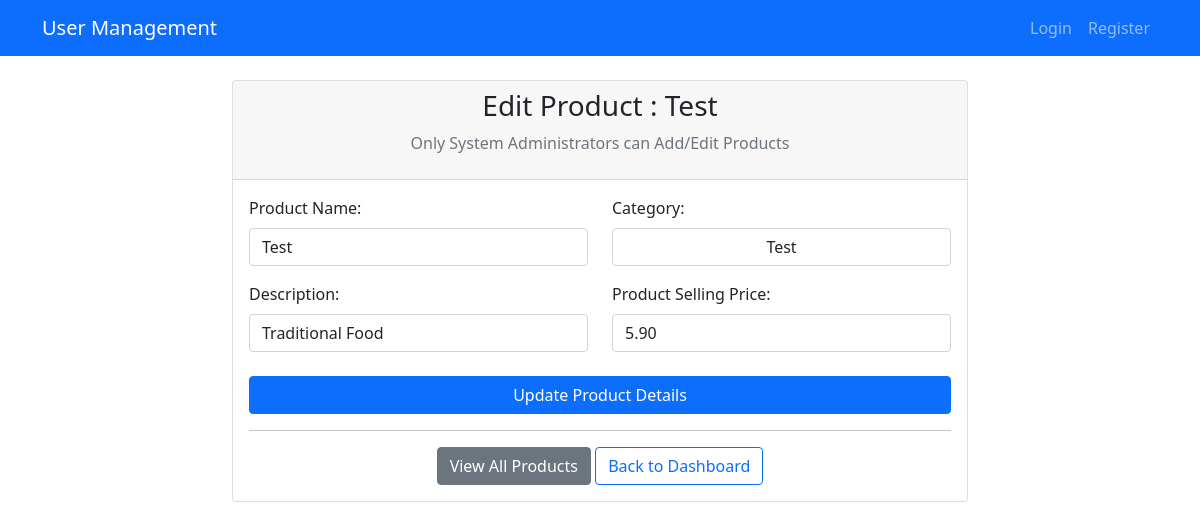
The app's page /products/edit/2/ with its own data.
### products/models.py (models this page shows, shortened)
class Product(models.Model):
    name = models.CharField(max_length=255, unique=True)
    category = models.ForeignKey(Category, on_delete=models.SET_NULL, null=True, related_name="products")
    sku = models.CharField(max_length=50, unique=True, editable=False)
    description = models.TextField(blank=True)
    price = models.DecimalField(max_digits=10, decimal_places=2)
    created_by = models.ForeignKey(CustomUser, on_delete=models.SET_NULL, null=True, blank=True)
    created_at = models.DateTimeField(auto_now_add=True)
    updated_at = models.DateTimeField(auto_now=True)
    is_active = models.BooleanField(default=True)
    class Meta:
        db_table = 'products'
        indexes = [
            models.Index(fields=["name"]),
            models.Index(fields=["sku"]),
        ]

### products/views.py (the view)
# urls.py: path('edit/<int:pk>/', views.edit_product, name='edit_product'),
def edit_product(request, pk):
    product = get_object_or_404(Product, pk=pk)
    if request.method == 'POST':
        form = ProductForm(request.POST, instance=product)
        if form.is_valid():
            form.save()
            messages.success(request, 'Product details updated successfully')
            return redirect('list_product')
    else:
        form = ProductForm(instance=product)
    context = {
        'form': form,
        'product': product,
    }
    return render(request, 'products/product_form.html', context)

### products/forms.py
class ProductForm(forms.ModelForm):
    name = forms.CharField(widget=forms.TextInput(attrs={
        'class': 'form-control',
        'placeholder': 'Enter Product Name'
    }))
    category = forms.ModelChoiceField(queryset=Category.objects.all(), widget=forms.Select(attrs={
            'class': 'form-control text-center',
        }),
        empty_label="-- -Select Product's Category- --"
    )
    description = forms.CharField(widget=forms.TextInput(attrs={
        'class': 'form-control',
        'placeholder': 'Enter Product Description'
    }))
    price = forms.DecimalField(max_digits=10, decimal_places=2, min_value=0.0,
        widget=forms.NumberInput(attrs={
        'class': 'form-control',
        'placeholder': 'Enter Product Selling Price'
    }))
    class Meta:
        model = Product
        fields = ['name', 'category', 'description', 'price']

### products/models.py (called while the page is built)
    def __str__(self):
        return self.name

### templates/products/product_form.html (shortened to what this page needs)
{% extends 'partials/base.html' %}
{% block content %}
<div class="row justify-content-center">
    <div class="col-md-8">
        <div class="card">
            <div class="card-header">
                <h3 class="text-center">
                    {% if product %}
                        Edit Product : {{ product.name }}
                    {% else %}
                        Create New Product
                    {% endif %}
                </h3>
                <p class="text-center text-muted">Only System Administrators can Add/Edit Products</p>
            </div>
            <div class="card-body">
                <form method="post">
                    <div class="row">
                        <div class="col-md-6">
                            <div class="mb-3">
                                <label for="{{ form.name.id_for_label }}" class="form-label">Product Name:</label>
                                {{ form.name }}
                            </div>
                        </div>
                        <div class="col-md-6">
                            <div class="mb-3">
                                <label for="{{ form.category.id_for_label }}" class="form-label">Category:</label>
                                {{ form.category }}
                            </div>
                        </div>
                    </div>
                    <div class="row">
                        <div class="col-md-6">
                            <div class="mb-3">
                                <label for="{{ form.description.id_for_label }}" class="form-label">Description:</label>
                                {{ form.description }}
                            </div>
                        </div>
                        <div class="col-md-6">
                            <div class="mb-3">
                                <label for="{{ form.price.id_for_label }}" class="form-label">Product Selling Price:</label>
                                {{ form.price }}
                            </div>
                        </div>
                    </div>
                    <div class="d-grid mt-2">
                        <button type="submit" class="btn btn-primary">
                            {% if product %}
                                Update Product Details
                            {% else %}
                                Create Product
                            {% endif %}
                        </button>
                    </div>
                </form>
                <hr>
                <div class="text-center">
                    <a href="{% url 'list_product' %}" class="btn btn-secondary">View All Products</a>
                    <a href="{% url 'admin_dashboard' %}" class="btn btn-outline-primary">Back to Dashboard</a>
                </div>
            </div>
        </div>
    </div>
</div>
{% endblock %}

### templates/products/product_form.html (style rules this page uses)
.form-control { margin-bottom: 0.5rem; }

### records on screen
Product: name "Test", category "Test", description "Traditional Food", price "5.90"
